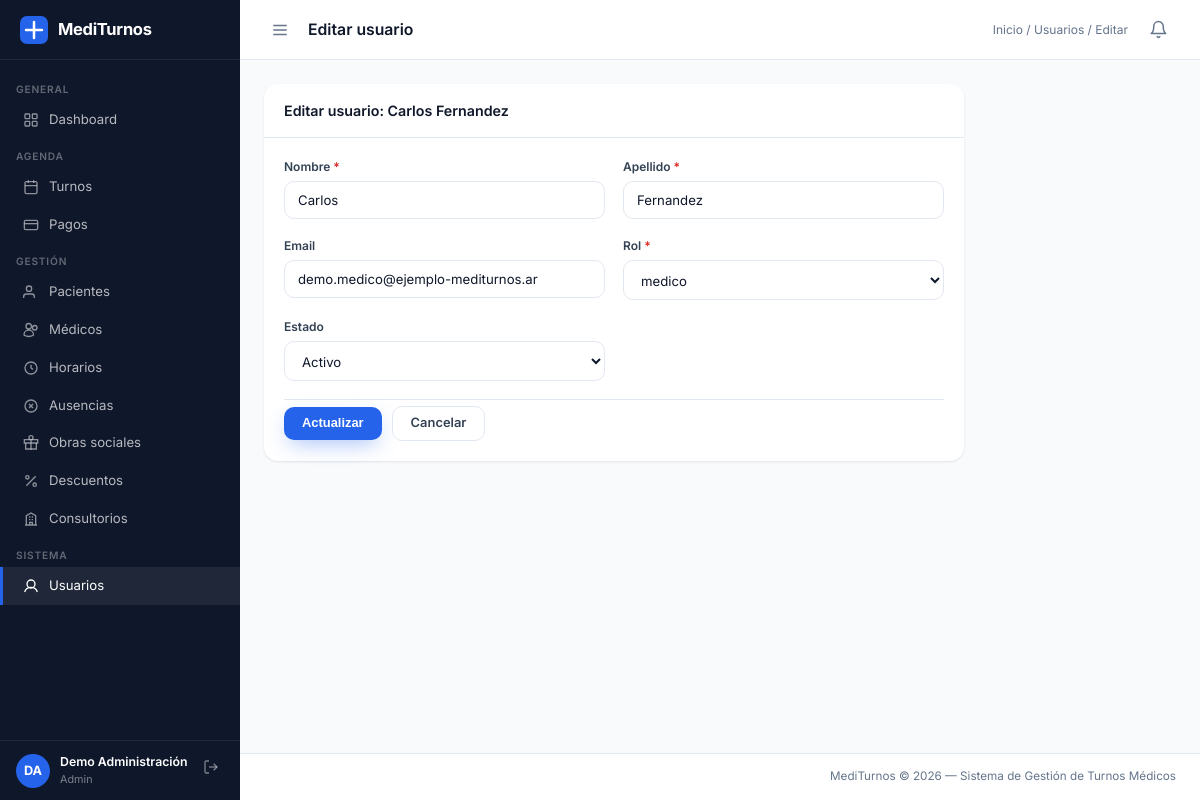
The page /sistema/controladores/ControladorUsuario.php?accion=editar&id=1093 (signed in) on the database its author committed.
### tables this page shows
CREATE TABLE `usuario` (
  `id_usuario` int(11) NOT NULL AUTO_INCREMENT,
  `nombre` varchar(30) NOT NULL,
  `apellido` varchar(30) NOT NULL,
  `usuario` varchar(50) NOT NULL,
  `email` varchar(120) NOT NULL,
  `foto` varchar(255) DEFAULT NULL,
  `contrasenia` varchar(255) NOT NULL COMMENT 'Hash bcrypt — nunca texto plano',
  `fecha_alta` date NOT NULL DEFAULT curdate(),
  `fecha_baja` date DEFAULT NULL,
  `estado` varchar(10) NOT NULL DEFAULT 'activo',
  `id_rol` int(11) NOT NULL,
  `id_paciente` int(11) DEFAULT NULL,
  `matricula` int(11) DEFAULT NULL,
  `ultimo_login` datetime DEFAULT NULL,
  `online` tinyint(1) NOT NULL DEFAULT 0,
  PRIMARY KEY (`id_usuario`),
  UNIQUE KEY `usuario` (`usuario`),
  UNIQUE KEY `email` (`email`),
  UNIQUE KEY `id_paciente` (`id_paciente`),
  UNIQUE KEY `matricula` (`matricula`),
  KEY `id_rol` (`id_rol`),
  KEY `idx_usuario_usuario` (`usuario`),
  KEY `idx_usuario_email` (`email`),
  CONSTRAINT `usuario_ibfk_medico` FOREIGN KEY (`matricula`) REFERENCES `medico` (`matricula`) ON DELETE SET NULL ON UPDATE CASCADE,
  CONSTRAINT `usuario_ibfk_paciente` FOREIGN KEY (`id_paciente`) REFERENCES `paciente` (`id_paciente`) ON DELETE SET NULL ON UPDATE CASCADE,
  CONSTRAINT `usuario_ibfk_rol` FOREIGN KEY (`id_rol`) REFERENCES `rol` (`id_rol`) ON UPDATE CASCADE
);

CREATE TABLE `rol` (
  `id_rol` int(11) NOT NULL AUTO_INCREMENT,
  `nombre` varchar(50) NOT NULL,
  `descripcion` varchar(200) DEFAULT NULL,
  PRIMARY KEY (`id_rol`),
  UNIQUE KEY `nombre` (`nombre`)
);

### sistema/modelos/Usuario.php (called while the page is built, shortened)
<?php
class Usuario
{
    private PDO $pdo;
    public function __construct(PDO $pdo)
    {
        $this->pdo = $pdo;
    }
    public function buscarPorId(int $id): array|false
    {
        $stmt = $this->pdo->prepare(
            "SELECT u.*, r.nombre AS rol_nombre
             FROM   usuario u JOIN rol r ON r.id_rol = u.id_rol
             WHERE  u.id_usuario = :id"
        );
        $stmt->execute([':id' => $id]);
        return $stmt->fetch();
    }
    public function listarRoles(): array
    {
        return $this->pdo->query("SELECT id_rol, nombre FROM rol ORDER BY nombre")->fetchAll();
    }
}

### sistema/vistas/usuarios/editar.php (the view, shortened to what this page needs)
<?php
$breadcrumb   = '<a href="' . BASE_URL . 'dashboard.php">Inicio</a> / <a href="' . BASE_URL . 'sistema/controladores/ControladorUsuario.php?accion=index">Usuarios</a> / Editar';
require __DIR__ . '/../layouts/navbar.php';
$usuario = $usuario ?? [];
?>
<div class="panel panel-sm">
        <div class="panel-header">
            <span class="panel-titulo">
                Editar usuario:
                <?= htmlspecialchars($usuario['nombre'] . ' ' . $usuario['apellido']) ?>
            </span>
        </div>
    <div class="panel-body">
        <form method="POST" action="<?= BASE_URL ?>sistema/controladores/ControladorUsuario.php?accion=actualizar" novalidate>
            <div class="form-grid mb-18">
                <div class="form-group">
                    <label>Nombre <span class="req">*</span></label>
                    <input type="text" name="nombre" class="form-control" required
                        value="<?= htmlspecialchars($_POST['nombre'] ?? $usuario['nombre']) ?>">
                </div>
                <div class="form-group">
                    <label>Apellido <span class="req">*</span></label>
                    <input type="text" name="apellido" class="form-control" required
                        value="<?= htmlspecialchars($_POST['apellido'] ?? $usuario['apellido']) ?>">
                </div>
                <div class="form-group">
                    <label>Email</label>
                    <input type="email" name="email" class="form-control"
                        value="<?= htmlspecialchars($_POST['email'] ?? ($usuario['email'] ?? '')) ?>">
                </div>
                <div class="form-group">
                    <label>Rol <span class="req">*</span></label>
                    <select name="id_rol" class="form-control" required>
                        <?php foreach($roles as $r): ?>
                        <option value="<?= $r['id_rol'] ?>"
                            <?= ($usuario['id_rol'] ?? '') == $r['id_rol'] ? 'selected' : '' ?>>
                            <?= htmlspecialchars($r['nombre']) ?>
                        </option>
                        <?php endforeach; ?>
                    </select>
                </div>
                <div class="form-group">
                    <label>Estado</label>
                    <select name="estado" class="form-control">
                        <option value="activo"
                            <?= ($usuario['estado'] ?? '') === 'activo' ? 'selected' : '' ?>>
                            Activo
                        </option>
                    </select>
                </div>
            </div>
            <div class="form-acciones">
                <button type="submit" class="btn btn-primario">Actualizar</button>
                <a href="<?= BASE_URL ?>sistema/controladores/ControladorUsuario.php?accion=index" class="btn btn-secundario">Cancelar</a>
            </div>
        </form>
    </div>
</div>
<?php require __DIR__ . '/../layouts/footer.php'; ?>

### publico/css/estilos.css (style rules this page uses)
:root { --azul: #2563eb; --azul-osc: #1e3a8a; --azul-claro: #eff6ff; --azul-soft2: #dbeafe; --azul-vivo: #3b82f6; --verde: #16a34a; --verde-claro: #dcfce7; --rojo: #dc2626; --rojo-claro: #fee2e2; --amarillo: #d97706; --amarillo-claro: #fef3c7; --gris-osc: #0f172a; --gris-med: #334155; --gris: #64748b; --gris2: #94a3b8; --gris-claro: #f8fafc; --borde: #e2e8f0; --blanco: #ffffff; --sidebar-w: 240px; --header-h: 60px; --radio: 14px; --radio-sm: 10px; --sombra: 0 1px 3px rgba(15,23,42,.06), 0 1px 2px rgba(15,23,42,.04); --sombra-md: 0 10px 30px -8px rgba(15,23,42,.15); --sombra-lg: 0 24px 60px -16px rgba(15,23,42,.22); --azul-glow: 0 8px 22px -6px rgba(37,99,235,.45); }
*, *::before, *::after { box-sizing: border-box; margin: 0; padding: 0; }
html { font-size: 15px; }
body { font-family: 'Inter', system-ui, -apple-system, 'Segoe UI', sans-serif; background: var(--gris-claro); color: var(--gris-med); line-height: 1.5; -webkit-font-smoothing: antialiased; }
a { color: var(--azul); text-decoration: none; }
.topbar-breadcrumb a { color: var(--gris); }
.panel { background: var(--blanco); border-radius: var(--radio); box-shadow: var(--sombra); margin-bottom: 20px; }
.panel-header { padding: 16px 20px; border-bottom: 1px solid var(--borde); display: flex; align-items: center; justify-content: space-between; gap: 12px; flex-wrap: wrap; }
.panel-titulo { font-size: .95rem; font-weight: 600; color: var(--gris-osc); }
.panel-body { padding: 20px; }
.btn { display: inline-flex; align-items: center; justify-content: center; gap: 7px; padding: 10px 18px; border-radius: var(--radio-sm); font-size: .86rem; font-weight: 600; line-height: 1; cursor: pointer; border: none; white-space: nowrap; transition: background .15s, color .15s, transform .15s, box-shadow .15s, border-color .15s; }
.btn-primario { background: var(--azul); color: var(--blanco); box-shadow: var(--azul-glow); }
.btn-secundario { background: var(--blanco); color: var(--gris-med); border: 1.5px solid var(--borde); }
.form-grid { display: grid; grid-template-columns: repeat(auto-fit, minmax(220px, 1fr)); gap: 18px; }
.form-group { display: flex; flex-direction: column; gap: 5px; }
.form-group label { font-size: .8rem; font-weight: 600; color: var(--gris-med); }
.form-group label span.req { color: var(--rojo); }
.form-control { padding: 10px 13px; border: 1.5px solid var(--borde); border-radius: var(--radio-sm); font-size: .88rem; color: var(--gris-osc); font-family: inherit; background: var(--blanco); width: 100%; transition: border-color .2s, box-shadow .2s; outline: none; }
.form-control::placeholder { color: var(--gris); opacity: .75; }
select.form-control { cursor: pointer; }
.form-acciones { display: flex; gap: 10px; align-items: center; padding-top: 6px; border-top: 1px solid var(--borde); margin-top: 4px; }

### publico/css/utilidades.css (style rules this page uses)
.panel-sm { max-width: 700px; }
.mb-18 { margin-bottom: 18px; }

### rows shown on the page
usuario: nombre+apellido "Carlos Fernandez", nombre "Carlos", apellido "Fernandez", email "demo.medico@ejemplo-mediturnos.ar", id_rol "medico", estado "Activo"

### other values the page prints
$inicialesSesion "DA"
$usuarioSesion['nombre'] . ' ' . $usuarioSesion['apellido'] "Demo Administración"
$rolActual "Admin"
$paginaTitulo "Editar usuario"
